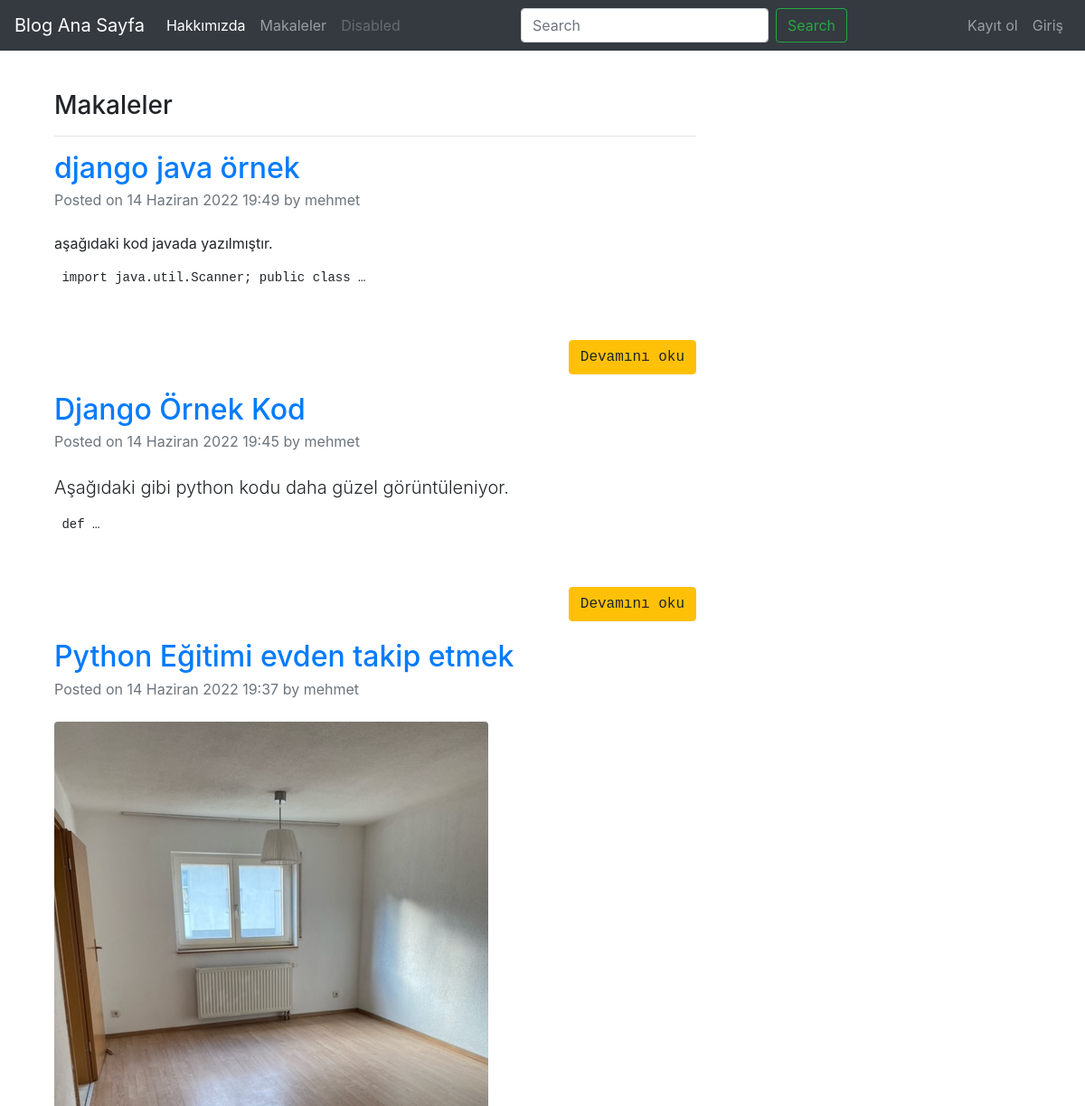
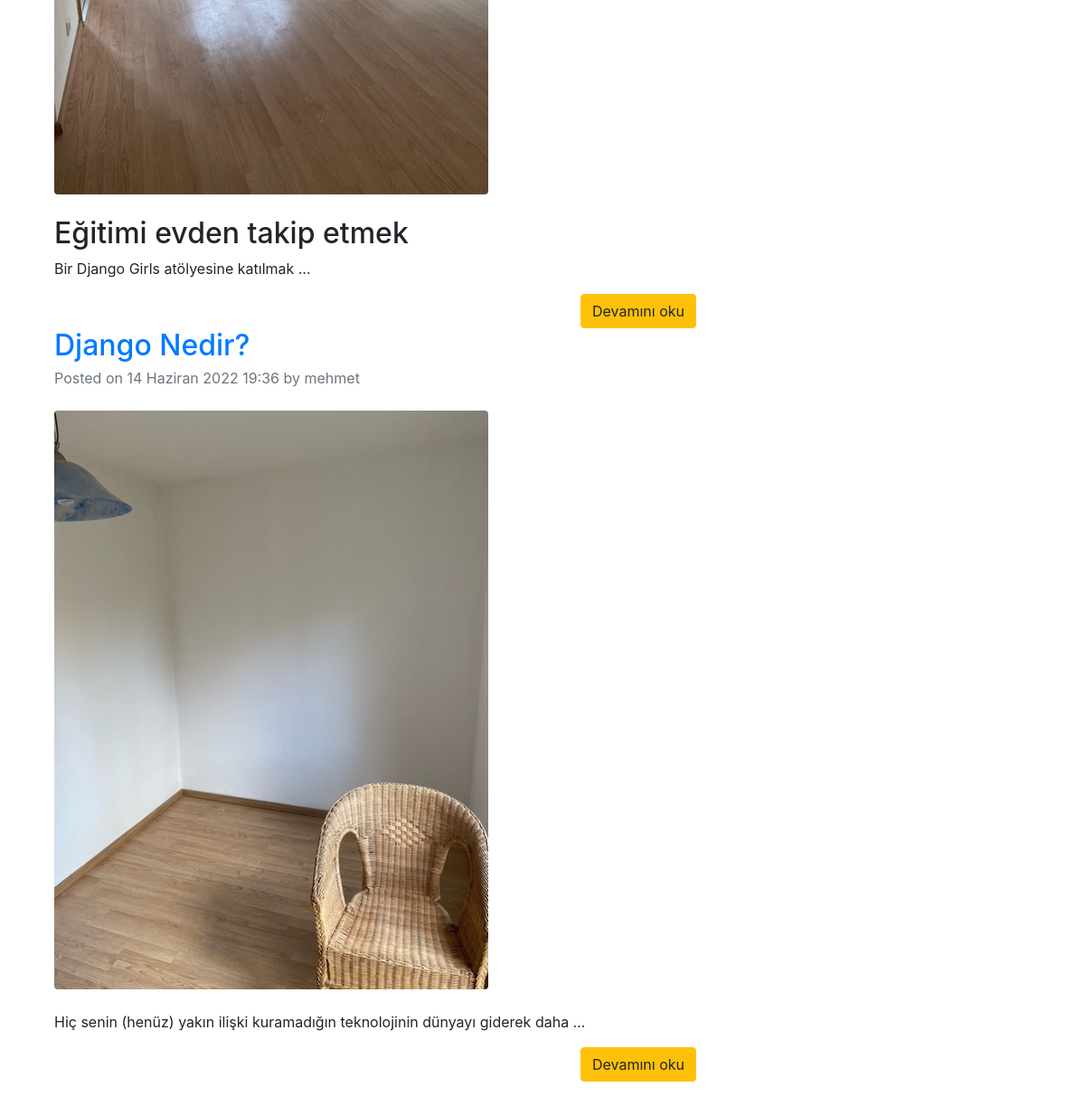
The app's page /articles/ with its own data (2 pictures, top to bottom).
### article/models.py (models this page shows, shortened)
class Article(models.Model):
    author = models.ForeignKey("auth.User", on_delete=models.CASCADE,verbose_name="Yazar")
    title = models.CharField(max_length=50,verbose_name="Başlık")
    content = RichTextField()
    created_date = models.DateTimeField(auto_now_add=True,verbose_name="Oluşturma Tarihi")
    article_image=models.FileField(blank=True,null=True,verbose_name="Makaleye fotoğraf ekleyin")
    class Meta:
        ordering = ['-created_date']

### article/views.py (the view)
# urls.py: path('', views.articles,name="articles"),
def articles(request):
    keyword=request.GET.get("keyword")
    if keyword:
        articles = Article.objects.filter(title__contains =keyword)
        return render(request,"articles.html",{"articles":articles})
    articles = Article.objects.all()
    return render(request,"articles.html",{"articles":articles})

### templates/articles.html (shortened to what this page needs)
{% extends "layout.html" %}
{% block body %}
<div class="container mt-5">
  <div class="row">
    <div class="col-lg-8">
      <h3>Makaleler</h3>
      <hr>
    </div>
  </div>
{% if articles %}
        {% for article in articles %}
          <div class="row">
              <div class="col-lg-8">
                  <article>
                  <header class="mb-4">
                  <a href="{% url 'article:detail' article.id %}"><h2 class="fw-bolder mb-1">{{article.title}}</h2></a>
                  <div class="text-muted fst-italic mb-2">Posted on {{article.created_date}} by {{article.author.username}}</div>
                  </header>
                  {% if article.article_image %}
                  <figure class="mb-4"><a href="/articles/article/{{article.id}}"><img class="img-fluid rounded" src="{{article.article_image.url}}" alt="{{article.article_image.url}}" /></a>
                  </figure>
                  {% endif %}
                  <p class="lead">
                  {{article.content|safe|truncatewords:10}}
                  </p>
                  <a style="float:right" href="/articles/article/{{article.id}}" class="btn btn-warning">Devamını oku</a>
                  </article>
              </div>
          </div>
        {% endfor %}
</div>
{% endif %}
{% endblock %}

### templates/layout.html (shortened to what this page needs)
<!DOCTYPE html>
{% load static %}
<html lang="en">
<head>
    <link rel="stylesheet" href="{% static '/css/bootstrap.min.css' %}">
</head>
<body>
    {% include "includes/navbar.html" %}
<div style="margin-top:100px; margin-bottom: 80px;" class="container">
{% block body %}
{% endblock %}
</div>
</body>
</html>

### templates/includes/navbar.html (shortened to what this page needs)
<nav class="navbar navbar-expand-md navbar-dark fixed-top bg-dark">
    <a class="navbar-brand" href="{% url 'index' %}">Blog Ana Sayfa</a>
    <div class="collapse navbar-collapse" id="navbarCollapse">
      <ul class="navbar-nav mr-auto">
        <li class="nav-item active">
          <a class="nav-link" href="{% url 'about' %}">Hakkımızda</a>
        </li>
        <li class="nav-item">
          <a class="nav-link" href="{% url 'article:articles' %}">Makaleler</a>
        </li>
        <li class="nav-item">
          <a class="nav-link disabled" href="#">Disabled</a>
        </li>
      </ul>
      <form class="form-inline mt-2 mt-md-0">
        <input class="form-control mr-sm-2" type="text" name="keyword" placeholder="Search" aria-label="Search">
        <button class="btn btn-outline-success my-2 my-sm-0" type="submit">Search</button>
      </form>
      <ul class="navbar-nav ml-auto">
      {% if request.user.is_authenticated %}
        <li class="nav-item">
        <a class="nav-link" href="{% url 'article:dashboard' %}">Kontrol Panel</a>
        </li>
        <li class="nav-item">
        <a class="nav-link" href="{% url 'user:logout' %}">Çıkış</a>
        </li>
      {% else %}
      <li class="nav-item">
        <a class="nav-link" href="{% url 'user:register' %}">Kayıt ol</a>
      </li>
      <li class="nav-item">
          <a class="nav-link" href="{% url 'user:login' %}">Giriş</a>
      </li>
      {% endif %}
      </ul>
    </div>
  </nav>

### records on screen
Article: title "django java örnek", created_date "14 Haziran 2022 19:49", author.username "mehmet", content "aşağıdaki kod javada yazılmıştır. import java.util.Scanner; public class …"
Article: title "Django Örnek Kod", created_date "14 Haziran 2022 19:45", author.username "mehmet", content "Aşağıdaki gibi python kodu daha güzel görüntüleniyor. def …"
Article: title "Python Eğitimi evden takip etmek", created_date "14 Haziran 2022 19:37", author.username "mehmet", article_image (picture), content "Eğitimi evden takip etmek Bir Django Girls atölyesine katılmak …"
Article: title "Django Nedir?", created_date "14 Haziran 2022 19:36", author.username "mehmet", article_image (picture), content "Hiç senin (henüz) yakın ilişki kuramadığın teknolojinin dünyayı giderek daha …"
